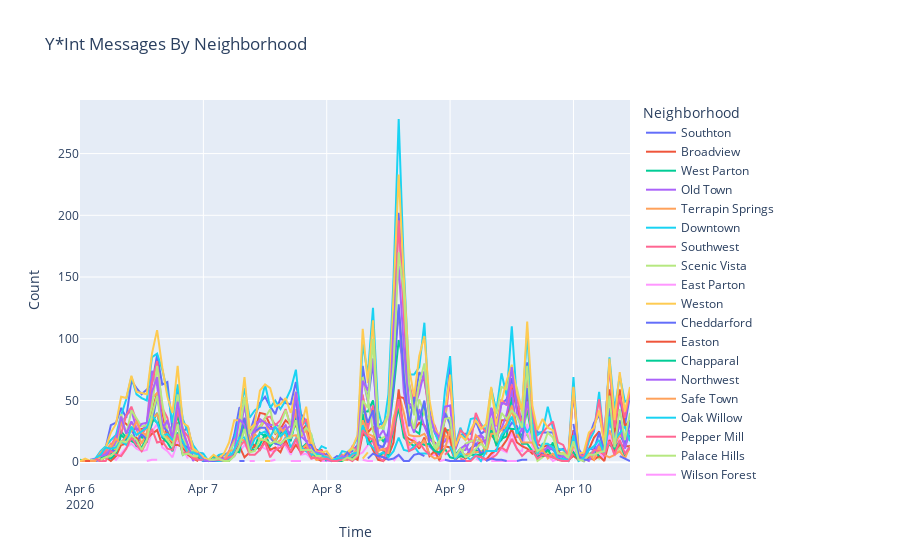

Notebook code cell kept with this figure:
### Code cell
# Plot frequency of messaging from neighborhoods over time
def plot_messages_over_time(df, title):
    fig = go.Figure()
    # plot all classifications as different lines
    for i in range(0, len(neighborhoods)):
        # filter for specific classification
        expr = df['location'] == neighborhoods[i]
        fig.add_trace(go.Scatter(
            x=df[expr]['hour'],
            y=df[expr]['count'],
            name=neighborhoods[i],
            connectgaps=False,
            mode='lines')
        )
        
    fig.update_layout(
        title_text=title,
        xaxis_title="Time",
        yaxis_title="Count",
        legend_title="Neighborhood")
    
    fig.show()

# Create plot
grouped_df = create_message_counts(df)
fig_df = fill_df_nas(grouped_df, 'hour', 'location', neighborhoods)
plot_messages_over_time(fig_df, 'Y*Int Messages By Neighborhood')
